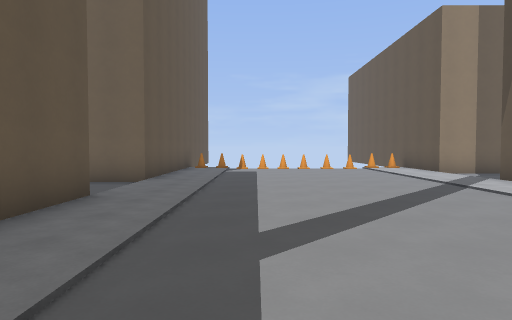
view 1 (above)

22 first-person views from a walk through a level from a Godot 3-D game. The camera is 1.5 m above the floor, tilts 2° down and sees 75° across. The floor is counted in squares, 2 m on a side. Each view is taken from the middle of a square. On the plan, view 1 faces up. The plan holds only what a view shows up to about 11 squares ahead; the rest is blank. The place goes on beyond the plan. Surface patterns are stand-ins for the level's own textures.

view 2
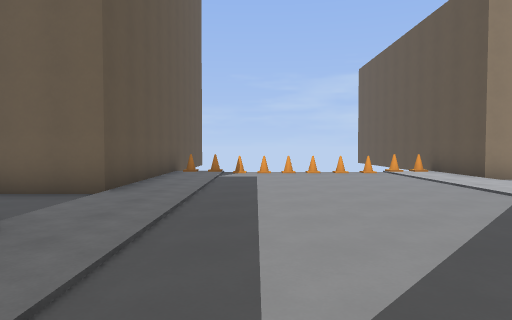

view 3
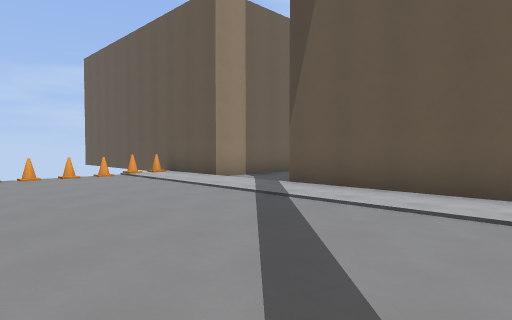

view 4
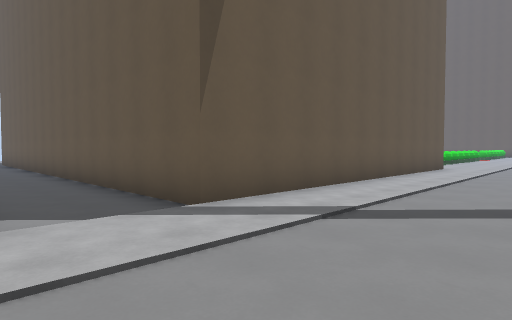

view 5
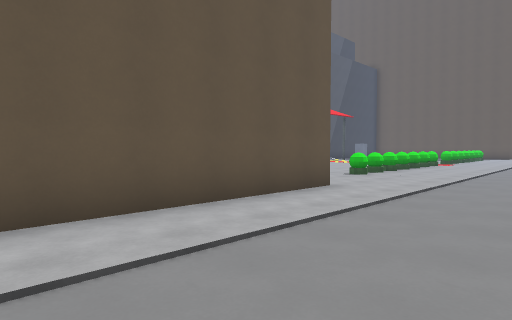

view 6
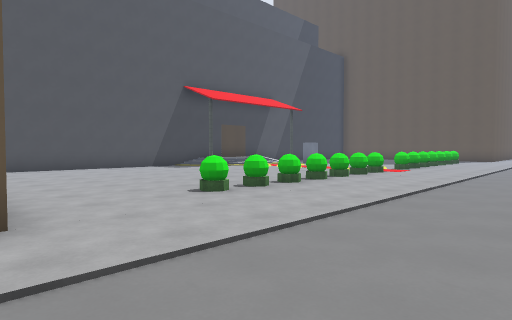

view 7
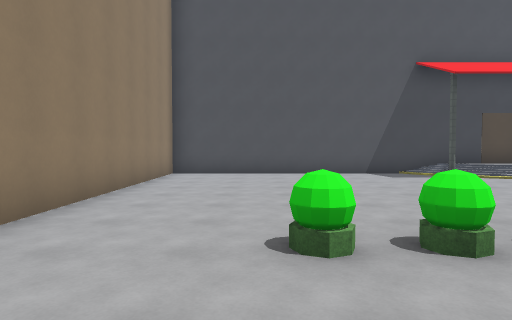

view 8
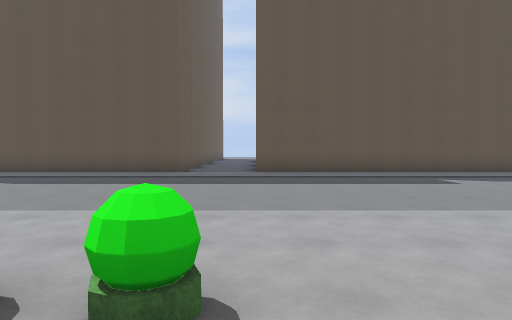

view 9
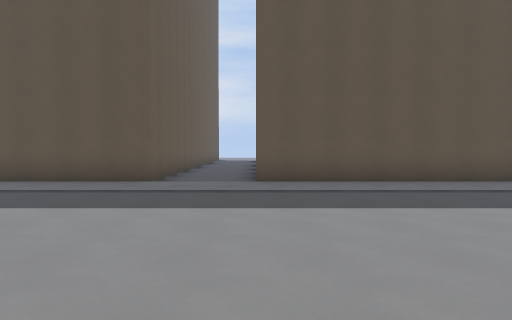

view 10
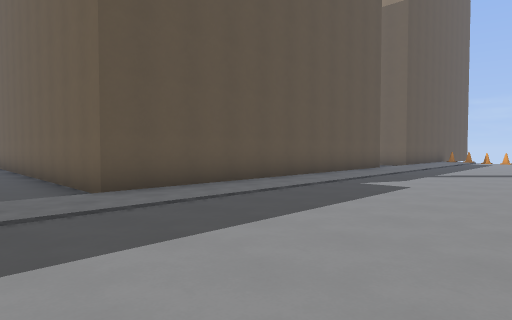

view 11
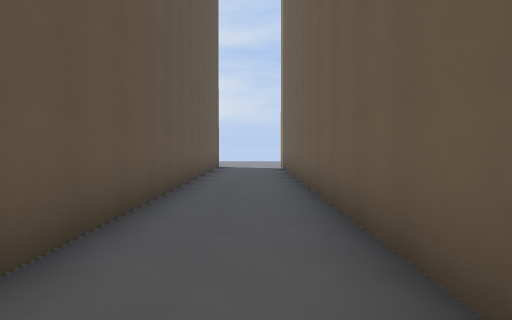

view 12
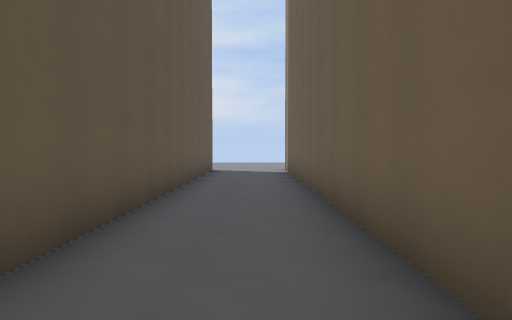

view 13
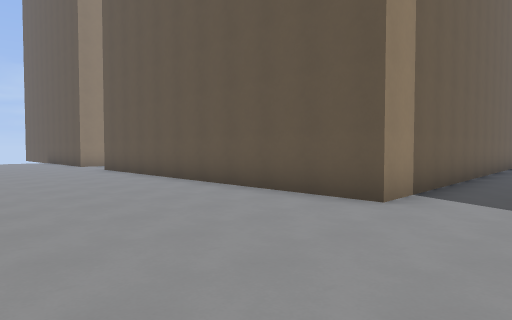

view 14
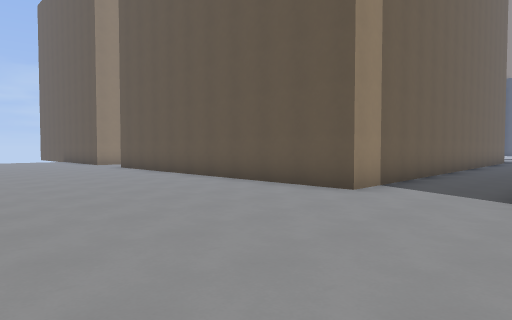

view 15
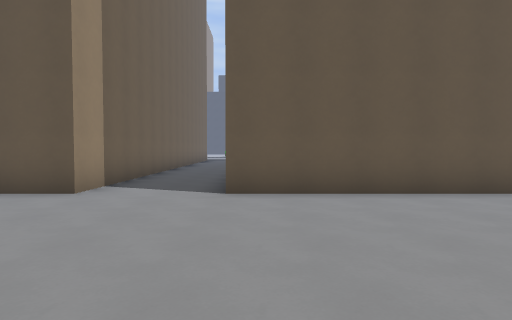

view 16
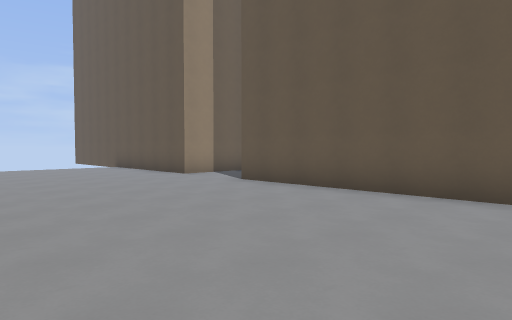

view 17
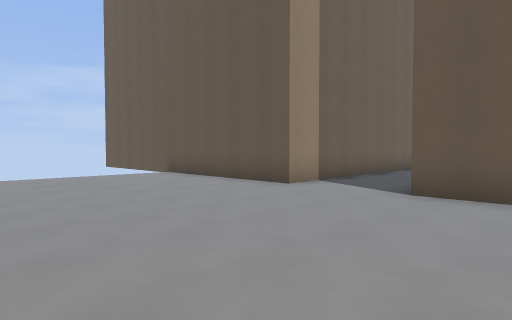

view 18
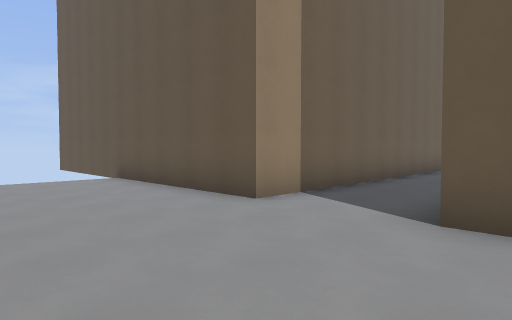

view 19
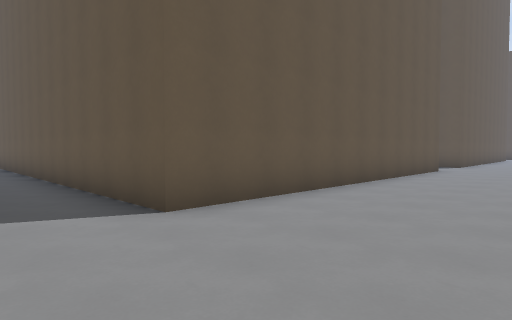

view 20
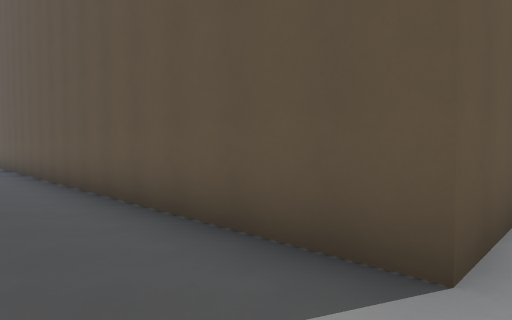

view 21
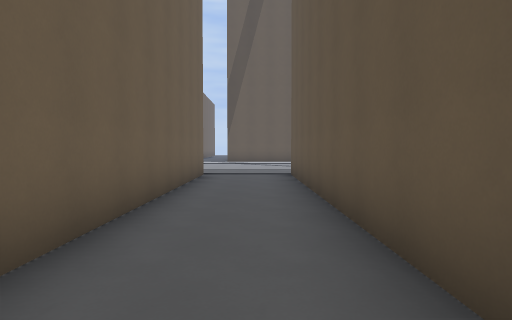

view 22
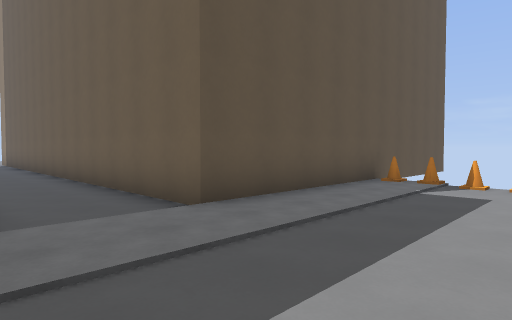

### Floor plan
Key: @ floor where view 1 was taken; # wall or solid block; . floor; / step, stairs or slope; D closed door; B block; P planter; I pillar; O other object.
Columns run from 23 left of view 1 to 15 right of it. Each row starts with its distance up from view 1.
 13       B             B        #
 12  .....B             BOOOOOOOO#
 11  .....B             B........#
 10  .....B             B........####
  9  .....B             B...............
  8  .....BBBBBBBBBBBBBBB..................
  7 .............................BBBBBBBBBB
  6 .............................B
  5 ......BBBBBBBBBBBBBBB........B
  4  .....B             B........B
  3 ......B             B........B
  2 ......B             B........B
  1 ......B             B........B
  0  .....B             B..@.....B
 -1 ......B             B........B
 -2  .....B             B........BBBBBBBBB
 -3  .....B             B................#
 -4 ......B             B................#
 -5 ......BBBBBBBBBBBBBBB........P.......#
 -6 .............................P.......#
 -7  ............................P.......#
 -8 ......BBBBBBBBBBBBBBB........P.......#
 -9  .....B             B........P.......#
-10   ....B             B........P.....I/#
-11    ...B             B...  ......   ./#
-12      .B             B..   ....P     /D
-13                     B.     ...       D
-14                            ..

Where each view was taken, in squares from view 1:
view 1: 0 up, 0 right, facing up
view 2: 2 up, 0 right, facing up
view 3: 3 up, 0 right, facing up-right
view 4: 10 up, 2 right, facing down-right
view 5: 3 up, 2 right, facing down-right
view 6: 2 down, 2 right, facing down-right
view 7: 5 down, 4 right, facing right
view 8: 5 down, 8 right, facing left
view 9: 5 down, 5 right, facing left
view 10: 7 down, 3 right, facing up-left
view 11: 6 down, 4 left, facing left
view 12: 6 down, 6 left, facing left
view 13: 7 down, 22 left, facing up-right
view 14: 8 down, 23 left, facing up-right
view 15: 8 down, 23 left, facing right
view 16: 1 down, 23 left, facing up-right
view 17: 3 up, 23 left, facing up-right
view 18: 4 up, 21 left, facing up-right
view 19: 7 up, 21 left, facing down-right
view 20: 7 up, 18 left, facing down-right
view 21: 6 up, 12 left, facing right
view 22: 5 up, 1 right, facing up-left
